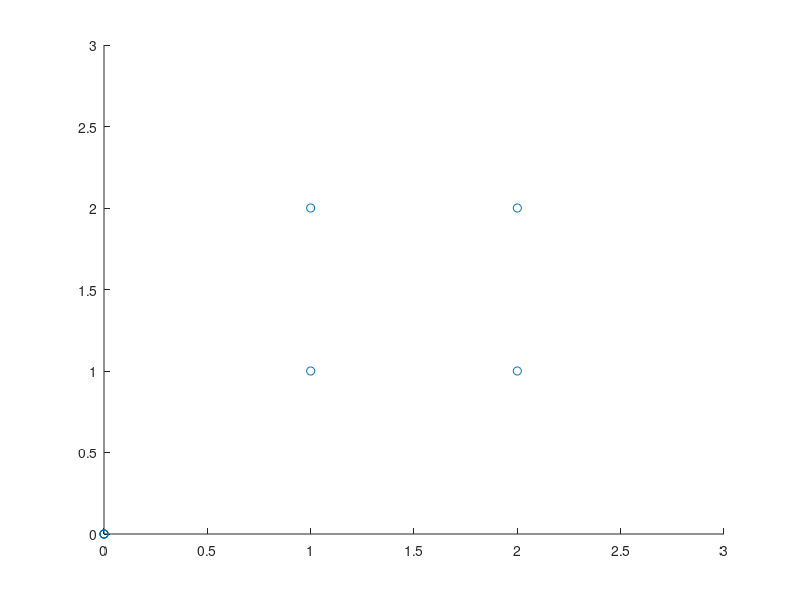

Write the MATLAB code that produced this figure. (Note: this script raises an error after producing the figure.)
close all;clear all;clc

%% SIMULATION OF N MOLECULES IN A M by M BOX IN TWO DIMENSIONAL PLANE
% Need: 
%   -Nested conditions for checking collision - check hard sphere dynamics
%   -Velocity transfer
%   -Maxwell distribution for sim init
%All units here are relative to each other. 
%PARAMETERS
n_molec=4; %amount of molecules spacedout inside box
d=0.5; %molecule diameter
m=1; %molecule mass
spc=1; %spacing
box_dim=3; %box dimension. 

%% INITIALIZATION 
%Initialize all molecules with random velocities.
molec_per_row=floor(box_dim/spc)-1;

vel=zeros(2,1); %two velocity components each molecule
pos=zeros(2,1);

k=0;
for i=1:molec_per_row
    for j=1:molec_per_row
        k=k+1;
        n_molec=n_molec+1;     
        pos(1, n_molec)=i*spc; pos(2, n_molec)=j*spc;
        
        v=2*rand(2,1)-1; %Get a random unit vector for velocity
        v = bsxfun(@rdivide,v,sqrt(sum(v.^2,1)));
        vel(:, n_molec)=v;
        if k>=n_molec
            break;
        end
        
    end
    
    if k>=n_molec
        break;
    end
end


%% PSEUDO CODE AS IN PROJECT INSTRUCTION, ADJUSTED FOR HAILE's TEXT DERIVATION
num_iter=10;

fig_idx=1;
figure(fig_idx)
h=scatter(pos(1,:), pos(2,:)); xlim([0,box_dim]); ylim([0,box_dim]); 
for i=1:num_iter

    [coll_db, wall_coll_db] = get_collisions(pos, vel, d, box_dim);
    plot_positions(pos, fig_idx, box_dim, d, [])
    [pos, vel,updated_idx] = solve_collision_and_update(coll_db, wall_coll_db, pos, vel);
    plot_positions(pos, fig_idx, box_dim, d, updated_idx)
    pause(1)


end
